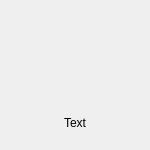
<?xml version="1.0" encoding="UTF-8"?>
<ui version="4.0">
 <class>InternalNotificationWidget</class>
 <widget class="QWidget" name="InternalNotificationWidget">
  <property name="geometry">
   <rect>
    <x>0</x>
    <y>0</y>
    <width>150</width>
    <height>150</height>
   </rect>
  </property>
  <property name="windowTitle">
   <string>Form</string>
  </property>
  <property name="styleSheet">
   <string notr="true">border-radius: 5px;
border-color: rgb(0, 0, 0);</string>
  </property>
  <layout class="QVBoxLayout" name="verticalLayout">
   <property name="spacing">
    <number>15</number>
   </property>
   <property name="leftMargin">
    <number>15</number>
   </property>
   <property name="topMargin">
    <number>20</number>
   </property>
   <property name="rightMargin">
    <number>15</number>
   </property>
   <property name="bottomMargin">
    <number>20</number>
   </property>
   <item>
    <layout class="QHBoxLayout" name="horizontalLayout">
     <property name="leftMargin">
      <number>0</number>
     </property>
     <property name="rightMargin">
      <number>0</number>
     </property>
     <item>
      <spacer name="horizontalSpacer">
       <property name="orientation">
        <enum>Qt::Horizontal</enum>
       </property>
       <property name="sizeHint" stdset="0">
        <size>
         <width>40</width>
         <height>20</height>
        </size>
       </property>
      </spacer>
     </item>
     <item>
      <widget class="QWidget" name="icon" native="true">
       <property name="minimumSize">
        <size>
         <width>80</width>
         <height>80</height>
        </size>
       </property>
      </widget>
     </item>
     <item>
      <spacer name="horizontalSpacer_2">
       <property name="orientation">
        <enum>Qt::Horizontal</enum>
       </property>
       <property name="sizeHint" stdset="0">
        <size>
         <width>40</width>
         <height>20</height>
        </size>
       </property>
      </spacer>
     </item>
    </layout>
   </item>
   <item>
    <widget class="QLabel" name="notificationText">
     <property name="text">
      <string>Text</string>
     </property>
     <property name="alignment">
      <set>Qt::AlignBottom|Qt::AlignHCenter</set>
     </property>
    </widget>
   </item>
  </layout>
 </widget>
 <resources/>
 <connections/>
</ui>
